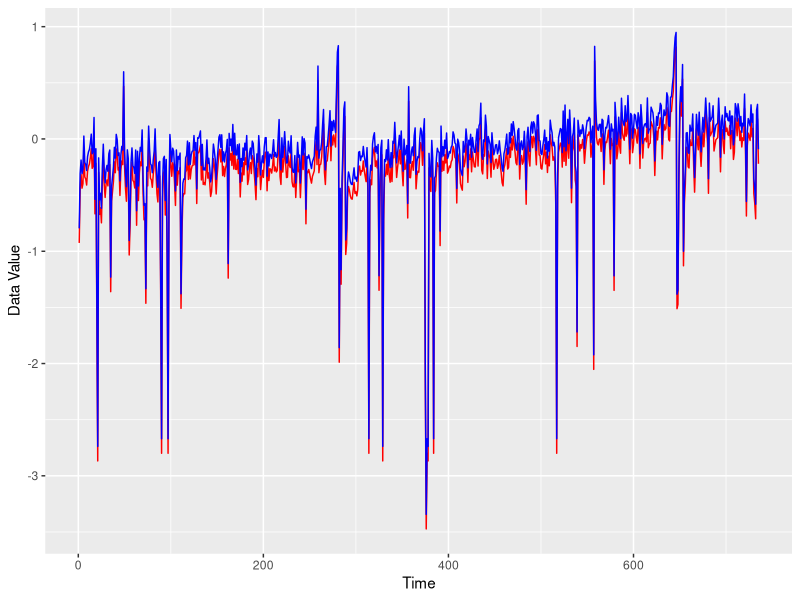

Write R code to recreate this figure.
library(ggplot2)
library(reshape2)


data <- read.csv(file="preprocessed_nn5_data_1.csv", header=TRUE, sep=",")
# melted_data <- melt(data, id.var='Time_Step')
ggplot(data, aes(x=Time_Step)) + geom_line(aes(y=Validation), color="red") + geom_line(aes(y=Test), color="blue") +
   xlab("Time") + ylab("Data Value")